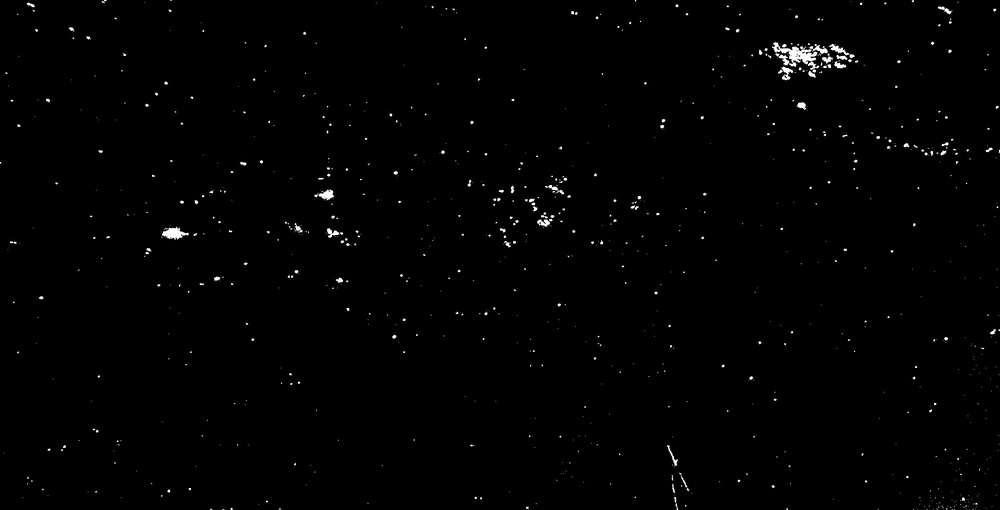
#> input picture Minor bottom clean process.jpg, 1000 x 510 px, shrunk from 1822 x 929 before the run
$ jupyter execute Pixel_Calculation.ipynb   (shell and % lines are left out)
#> lines starting #> are read from the running program, lines starting #| are printed output that depends on the picture
[cell 1]
# importing libraries
import cv2
import numpy as np
from matplotlib import pyplot as plt

[cell 2]
# reading the image data
img_before = cv2.imread("Minor bottom clean process.jpg", cv2.IMREAD_GRAYSCALE)
#> img_before is the input picture: shape (510, 1000); min 0, max 255, mean 2
thresh = 1
img_after = cv2.threshold(img_before, thresh, 255, cv2.THRESH_BINARY)[1]
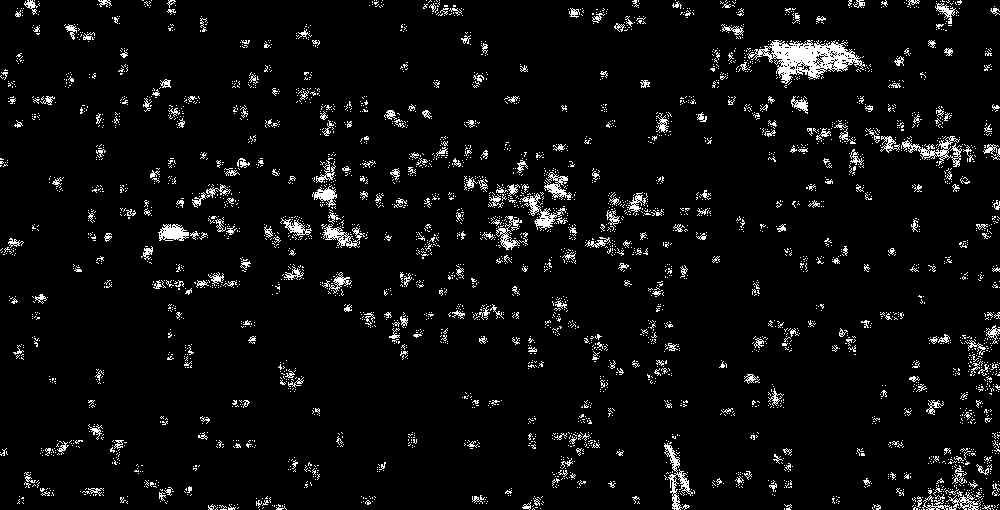
#> img_after: shape (510, 1000); 5.1% white in thin lines or dots
#Show the image with matplotlib
plt.imshow(img_before, cmap=plt.get_cmap('gray'))
plt.show()

[cell 3]
print(f"Total number of pixels in image before = {str(img_before.shape[0]*img_before.shape[1])}")
#| Total number of pixels in image before = 510000

[cell 4]
# reading the image data
img_after = cv2.imread("Minor bottom after process.jpg", cv2.IMREAD_GRAYSCALE)
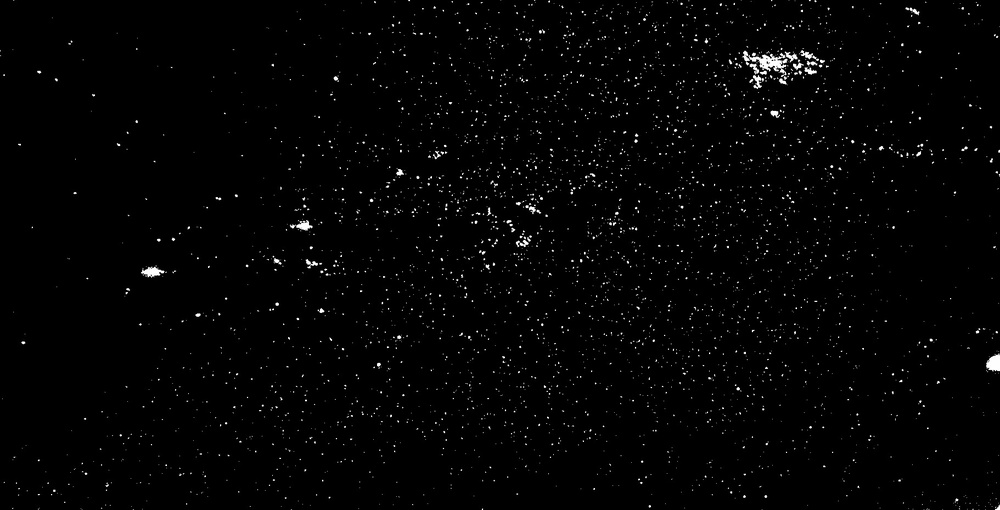
#> input picture Minor bottom after process.jpg, 1000 x 510 px, shrunk from 1822 x 929 before the run
#> img_after is the input picture: shape (510, 1000); min 0, max 255, mean 3.9
thresh = 1
img_after = cv2.threshold(img_after, thresh, 255, cv2.THRESH_BINARY)[1]
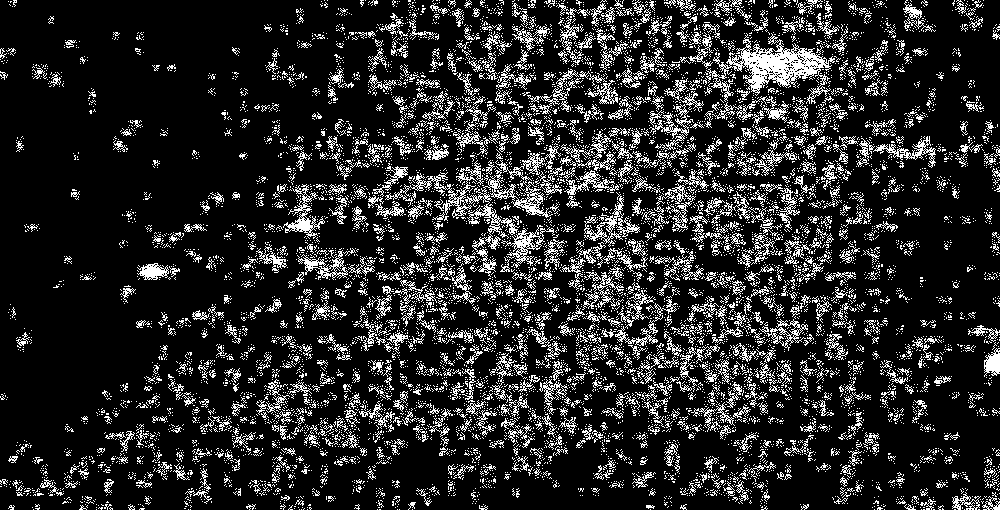
#> img_after: shape (510, 1000); 15.8% white in thin lines or dots
#Show the image with matplotlib
plt.imshow(img_after, cmap=plt.get_cmap('gray'))
plt.show()

[cell 5]
print(f"Total number of pixels in image before = {str(img_after.shape[0]*img_after.shape[1])}")
#| Total number of pixels in image before = 510000

[cell 6]
# counting the number of pixels
number_of_white_pix_before = np.sum(img_before > 0)
#> number_of_white_pix_before = 41035
number_of_black_pix_before = np.sum(img_before == 0)
#> number_of_black_pix_before = 468965

[cell 7]
# counting the number of pixels
number_of_white_pix_after = np.sum(img_after > 0)
#> number_of_white_pix_after = 80359
number_of_black_pix_after = np.sum(img_after == 0)
#> number_of_black_pix_after = 429641

[cell 8]
print('Number of white pixels before:', number_of_white_pix_before)
#| Number of white pixels before: 41035
print('Number of black pixels before:', number_of_black_pix_before)
#| Number of black pixels before: 468965

[cell 9]
print('Number of white pixels after:', number_of_white_pix_after)
#| Number of white pixels after: 80359
print('Number of black pixels after:', number_of_black_pix_after)
#| Number of black pixels after: 429641
